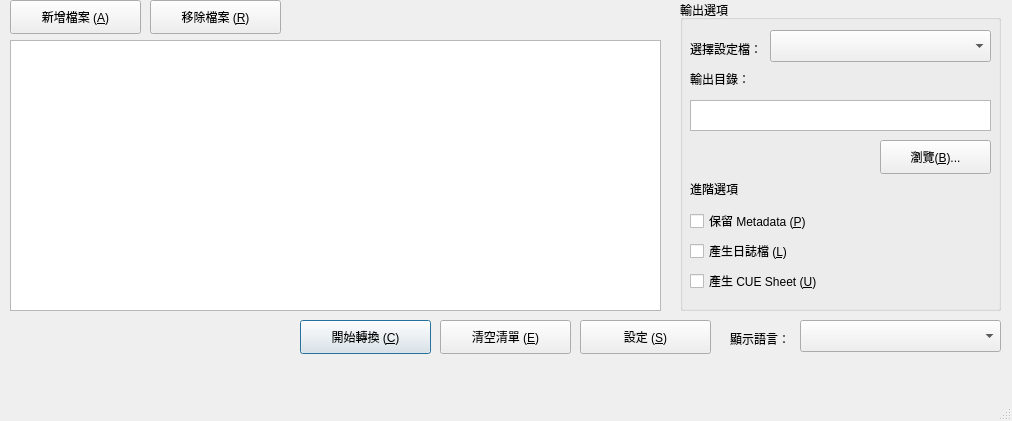
<?xml version="1.0" encoding="UTF-8"?>
<ui version="4.0">
 <class>MainWindow</class>
 <widget class="QMainWindow" name="MainWindow">
  <property name="geometry">
   <rect>
    <x>0</x>
    <y>0</y>
    <width>1012</width>
    <height>421</height>
   </rect>
  </property>
  <property name="windowTitle">
   <string>FLAC Media Converter</string>
  </property>
  <property name="unifiedTitleAndToolBarOnMac">
   <bool>true</bool>
  </property>
  <widget class="QWidget" name="centralwidget">
   <widget class="QTableView" name="tableView">
    <property name="geometry">
     <rect>
      <x>10</x>
      <y>40</y>
      <width>651</width>
      <height>271</height>
     </rect>
    </property>
    <property name="dragEnabled">
     <bool>true</bool>
    </property>
    <property name="dragDropMode">
     <enum>QAbstractItemView::DragDropMode::DragDrop</enum>
    </property>
    <property name="sortingEnabled">
     <bool>true</bool>
    </property>
   </widget>
   <widget class="QPushButton" name="pushButton">
    <property name="geometry">
     <rect>
      <x>10</x>
      <y>0</y>
      <width>131</width>
      <height>34</height>
     </rect>
    </property>
    <property name="text">
     <string>新增檔案 (&amp;A)</string>
    </property>
   </widget>
   <widget class="QPushButton" name="pushButton_2">
    <property name="geometry">
     <rect>
      <x>150</x>
      <y>0</y>
      <width>131</width>
      <height>34</height>
     </rect>
    </property>
    <property name="text">
     <string>移除檔案 (&amp;R)</string>
    </property>
   </widget>
   <widget class="QGroupBox" name="groupBox">
    <property name="geometry">
     <rect>
      <x>680</x>
      <y>0</y>
      <width>321</width>
      <height>311</height>
     </rect>
    </property>
    <property name="title">
     <string>輸出選項</string>
    </property>
    <widget class="QLabel" name="label">
     <property name="geometry">
      <rect>
       <x>10</x>
       <y>40</y>
       <width>81</width>
       <height>18</height>
      </rect>
     </property>
     <property name="text">
      <string>選擇設定檔：</string>
     </property>
    </widget>
    <widget class="QComboBox" name="comboBox">
     <property name="geometry">
      <rect>
       <x>90</x>
       <y>30</y>
       <width>221</width>
       <height>32</height>
      </rect>
     </property>
    </widget>
    <widget class="QLabel" name="label_2">
     <property name="geometry">
      <rect>
       <x>10</x>
       <y>70</y>
       <width>60</width>
       <height>18</height>
      </rect>
     </property>
     <property name="text">
      <string>輸出目錄：</string>
     </property>
    </widget>
    <widget class="QPlainTextEdit" name="plainTextEdit">
     <property name="geometry">
      <rect>
       <x>10</x>
       <y>100</y>
       <width>301</width>
       <height>31</height>
      </rect>
     </property>
     <property name="frameShape">
      <enum>QFrame::Shape::StyledPanel</enum>
     </property>
    </widget>
    <widget class="QPushButton" name="pushButton_3">
     <property name="geometry">
      <rect>
       <x>200</x>
       <y>140</y>
       <width>111</width>
       <height>34</height>
      </rect>
     </property>
     <property name="text">
      <string>瀏覽(&amp;B)...</string>
     </property>
    </widget>
    <widget class="QLabel" name="label_3">
     <property name="geometry">
      <rect>
       <x>10</x>
       <y>180</y>
       <width>60</width>
       <height>18</height>
      </rect>
     </property>
     <property name="frameShape">
      <enum>QFrame::Shape::NoFrame</enum>
     </property>
     <property name="text">
      <string>進階選項</string>
     </property>
    </widget>
    <widget class="QCheckBox" name="checkBox">
     <property name="geometry">
      <rect>
       <x>10</x>
       <y>210</y>
       <width>141</width>
       <height>22</height>
      </rect>
     </property>
     <property name="text">
      <string>保留 Metadata (&amp;P)</string>
     </property>
    </widget>
    <widget class="QCheckBox" name="checkBox_2">
     <property name="geometry">
      <rect>
       <x>10</x>
       <y>240</y>
       <width>121</width>
       <height>22</height>
      </rect>
     </property>
     <property name="text">
      <string>產生日誌檔 (&amp;L)</string>
     </property>
    </widget>
    <widget class="QCheckBox" name="checkBox_3">
     <property name="geometry">
      <rect>
       <x>10</x>
       <y>270</y>
       <width>151</width>
       <height>22</height>
      </rect>
     </property>
     <property name="text">
      <string>產生 CUE Sheet (&amp;U)</string>
     </property>
    </widget>
   </widget>
   <widget class="QPushButton" name="pushButton_4">
    <property name="geometry">
     <rect>
      <x>300</x>
      <y>320</y>
      <width>131</width>
      <height>34</height>
     </rect>
    </property>
    <property name="text">
     <string>開始轉換 (&amp;C)</string>
    </property>
    <property name="default">
     <bool>true</bool>
    </property>
   </widget>
   <widget class="QPushButton" name="pushButton_5">
    <property name="geometry">
     <rect>
      <x>440</x>
      <y>320</y>
      <width>131</width>
      <height>34</height>
     </rect>
    </property>
    <property name="text">
     <string>清空清單 (&amp;E)</string>
    </property>
   </widget>
   <widget class="QPushButton" name="pushButton_6">
    <property name="geometry">
     <rect>
      <x>580</x>
      <y>320</y>
      <width>131</width>
      <height>34</height>
     </rect>
    </property>
    <property name="text">
     <string>設定 (&amp;S)</string>
    </property>
   </widget>
   <widget class="QLabel" name="label_4">
    <property name="geometry">
     <rect>
      <x>730</x>
      <y>330</y>
      <width>71</width>
      <height>18</height>
     </rect>
    </property>
    <property name="text">
     <string>顯示語言：</string>
    </property>
   </widget>
   <widget class="QComboBox" name="comboBox_2">
    <property name="geometry">
     <rect>
      <x>800</x>
      <y>320</y>
      <width>201</width>
      <height>32</height>
     </rect>
    </property>
   </widget>
  </widget>
  <widget class="QMenuBar" name="menubar">
   <property name="geometry">
    <rect>
     <x>0</x>
     <y>0</y>
     <width>1012</width>
     <height>30</height>
    </rect>
   </property>
  </widget>
  <widget class="QStatusBar" name="statusbar"/>
 </widget>
 <resources/>
 <connections/>
</ui>
